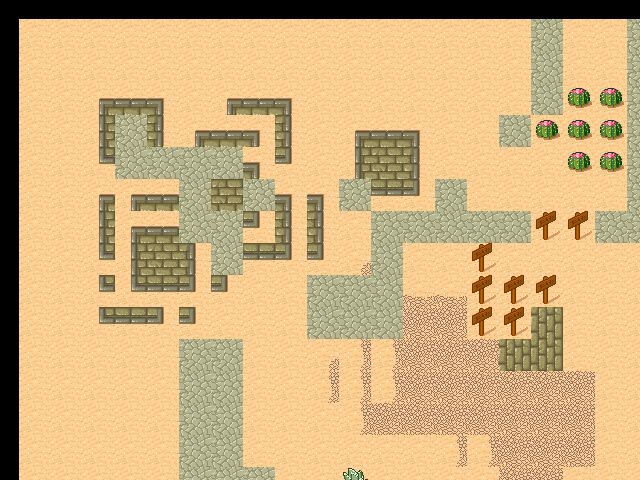

Below is a game level as drawn by its tile map, then a one-line description and the .tmx that defines it (tile-layer data replaced by summaries):
An orthogonal 20x15 tile map with 32x32 px tiles, 2 tile layers (background, collision) and 7 objects (5x object, 2x hostile).

<map version="1.0" orientation="orthogonal" width="20" height="15" tilewidth="32" tileheight="32">
 <tileset firstgid="1" name="tmw_desert_spacing" tilewidth="32" tileheight="32" spacing="1" margin="1">
  <tileoffset x="19" y="19" />
  <image source="tmw_desert_spacing.png" width="265" height="199" />
 </tileset>
 <layer name="background" width="20" height="15">
  <data>[300 cells, 300 non-empty, 17 distinct tile ids]</data>
 </layer>
 <objectgroup name="player" width="20" height="15" />
 <objectgroup name="interactive" width="20" height="15">
  <object name="door1" type="object" x="579" y="32" width="32" height="32">
   <properties>
    <property name="connection" value="1" />
    <property name="objectType" value="door" />
   </properties>
  </object>
  <object name="door2" type="object" x="67" y="320" width="32" height="32">
   <properties>
    <property name="connection" value="1" />
    <property name="objectType" value="door" />
   </properties>
  </object>
  <object name="door3" type="object" x="558" y="427" width="32" height="32">
   <properties>
    <property name="connection" value="1" />
    <property name="objectType" value="door" />
   </properties>
  </object>
  <object name="door4" type="object" x="245" y="41" width="32" height="32">
   <properties>
    <property name="connection" value="2" />
    <property name="objectType" value="door" />
   </properties>
  </object>
  <object name="door5" type="object" x="453" y="436" width="32" height="32">
   <properties>
    <property name="connection" value="2" />
    <property name="objectType" value="door" />
   </properties>
  </object>
 </objectgroup>
 <layer name="collision" width="20" height="15">
  <data>[300 cells, 50 non-empty, 2 distinct tile ids]</data>
 </layer>
 <objectgroup name="npc" width="20" height="15">
  <object name="npc1" type="hostile" x="429" y="42" width="39" height="38">
   <properties>
    <property name="id" value="101" />
    <property name="npcType" value="CPEnemy" />
   </properties>
  </object>
  <object name="npc2" type="hostile" x="584" y="282" width="41" height="38">
   <properties>
    <property name="id" value="100" />
    <property name="npcType" value="StandardEnemy" />
   </properties>
  </object>
 </objectgroup>
</map>
